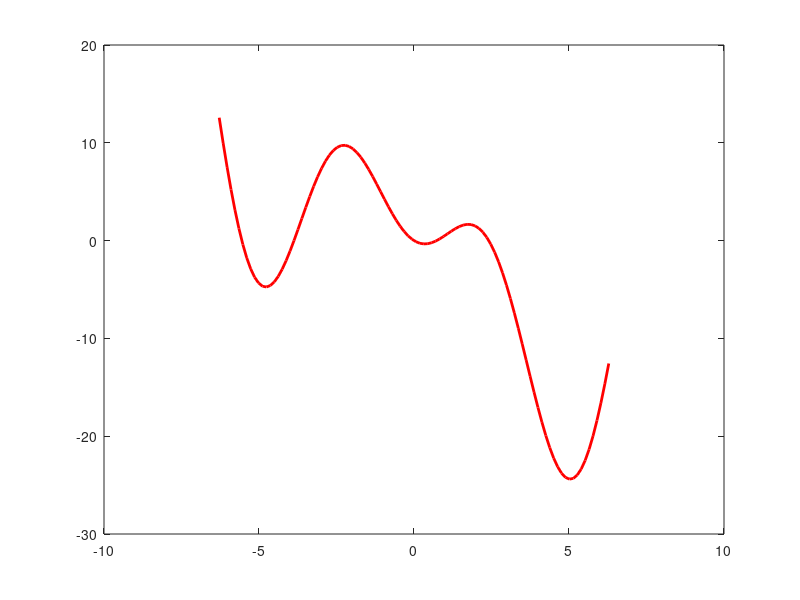

Source code (MATLAB): (Note: this script raises an error after producing the figure.)
%graficas ejercicio 7
%vera landeros quenan tadeo 
%de -2pi <= x <= 2pi
% 3x sin(x)−2x
clear;
clc;
%grafica
%inicializacion del vector 
x = linspace(-2*pi, 2*pi, 100);
%elementos a valor de y
y1 = 3.*x.*sin(x)-2.*x;
%derivada 
dx = x(2)-x(1); % distancia 
y2 = diff(y1)/dx; 
%grafica
plot(x, y1, 'r','LineWidth', 2);
hold on;
plot(x,y2, 'g--','LineWidth', 2); %derivada
title('Grafica de la funcion -pi <= x <= 2pi');
legend('y1 = 3x sin(x)−2x', 'y2 = d(x) 3x sin(x)−2x');
xlabel('x');
ylabel('y');
grid on;
hold off;